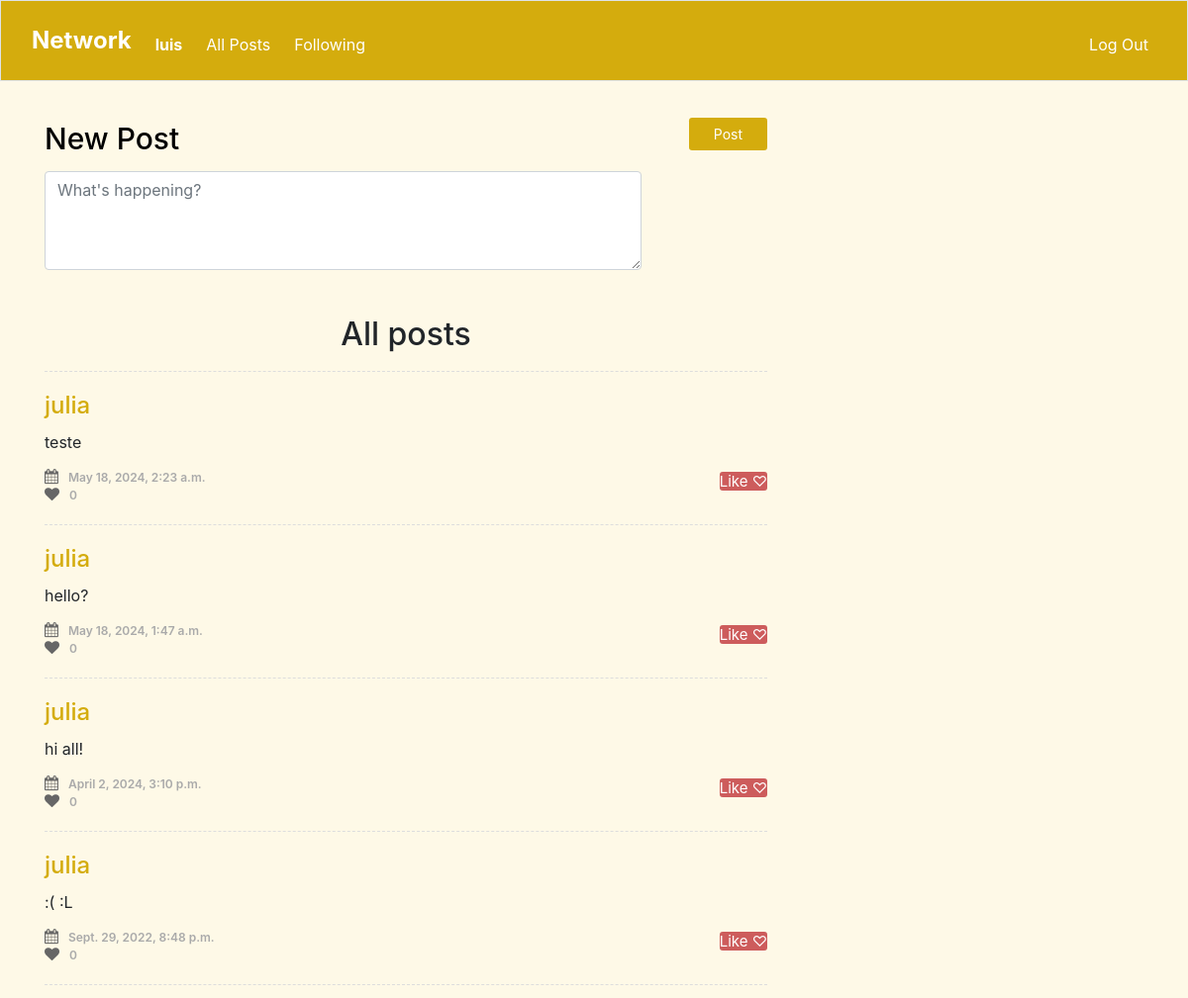
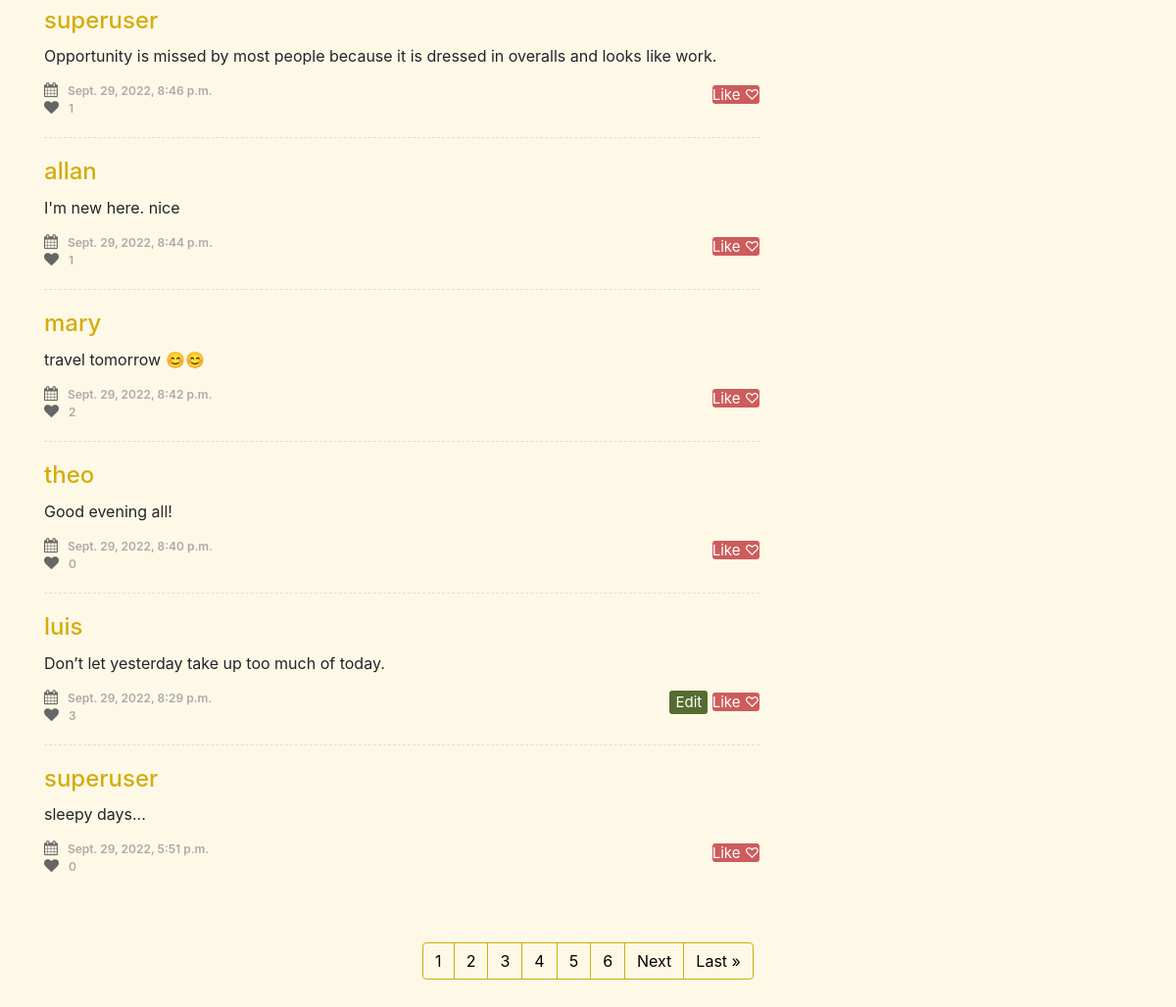
The app's page /all (signed in) with its own data (2 pictures, top to bottom).
### network/models.py (models this page shows, shortened)
class User(AbstractUser):
    pass

class Posts(models.Model):
    id = models.IntegerField(primary_key=True, editable=False)
    data = models.DateTimeField(default=datetime.datetime.now)
    texto = models.CharField(max_length=900)
    dono = models.ForeignKey(User, on_delete=models.CASCADE, related_name="user_postou")
    likes = models.ManyToManyField(User, related_name="like", default=None, blank=True)
    like_count = models.BigIntegerField(default="0")

### network/views.py (the view, shortened to what this page needs)
# urls.py: path("all", views.all, name="all"),
@login_required(login_url="/login")  # redirect when user is not logged in
def all(request):
    contents = Posts.objects.all()
    already_liked = []
    id = request.user.id
    for content in contents:
        if content.likes.filter(id=id).exists():
            already_liked.append(content.id)
    data = (
        Posts.objects.values(
            "texto", "data", "dono_id__username", "dono__id", "like_count", "id"
        )
        .order_by("-data")
        .distinct()
    )
    p = Paginator(data, 10)
    page = request.GET.get("page")
    todas = p.get_page(page)
    nums = " " * todas.paginator.num_pages
    return render(
        request,
        "network/index.html",
        {"posts": data, "already_liked": already_liked, "todas": todas, "nums": nums, "title":"All posts"},
    )

### network/templates/network/index.html (shortened to what this page needs)
{% extends "network/layout.html" %}
{% block body %}
    <section class="content-item" id="comments">
        <div class="container">
            <div class="row">
                <div class="col-sm-8">
                    {% include 'network/formulario.html' %}
                    <h2 style="padding-top:0px;">{{title}}</h2>
                    {% for post in todas %}
                        <div class="media">
                            <div class="media-body">
                                <h4><a href="{% url 'profile' post.dono__id %}">{{post.dono_id__username}}</a></h4>
                                <p class="texto">{{post.texto}}</p>
                                <ul class="list-unstyled list-inline media-detail pull-left">
                                    <li><i class="fa fa-calendar"></i>{{post.data}}</li>
                                    <li><i class="fa fa-heart"></i><span id="like_count" class="{{post.id}}" value="{{post.like_count}}">{{post.like_count}}</span></li>
                                </ul>
                                {% if user.is_authenticated %}
                                <ul class="list-unstyled list-inline media-detail pull-right">
                                    {% if post.dono_id__username == user.username %}
                                        <button class="btn-secondary2 edit-review" id="edit"><a href="{% url 'edit' post.id %}" style="text-decoration:none; color:white;">Edit</a></button>
                                    {% endif %}
                                    {% if post.id in already_liked %}
                                        <a name="{{post.id}}" class="btn-secondary like-review" id="co" style="background-color:#D4AC0D;">Liked ♡</a>
                                    {% else %}
                                        <a name="{{post.id}}" class="btn-secondary like-review" id="co">Like ♡ </a>
                                    {% endif %}
                                </ul>
                                {% endif %}
                            </div>
                        </div>
                    {% endfor %}
                </div>
            </div>
            <br><br>
        </div>
        <nav aria-label="Page navigation example">
            <ul class="pagination justify-content-center">
          {% for i in nums %}
              <li class="page-item"><a class="page-link" href="?page={{ forloop.counter }}" style="background-color:#FEF9E7; color:black; border-color:#D4AC0D;">{{ forloop.counter }}</a></li>
          {% endfor %}
          {% if todas.has_next %}
              <li class="page-item"><a class="page-link" href="?page={{ todas.next_page_number }}" style="background-color:#FEF9E7; color:black; border-color:#D4AC0D;">Next</a></li>
              <li class="page-item"><a class="page-link" href="?page={{ todas.paginator.num_pages }}" style="background-color:#FEF9E7; color:black; border-color:#D4AC0D;">Last &raquo</a></li>
          {% endif %}
           </ul>
          </nav>
          <br/>
    </section>
{% endblock %}

### network/templates/network/layout.html (shortened to what this page needs)
{% load static %}
<!DOCTYPE html>
<html lang="en">
    <head>
        <link rel="stylesheet" href="https://stackpath.bootstrapcdn.com/bootstrap/4.4.1/css/bootstrap.min.css">
        <link href="{% static 'network/styles.css' %}" rel="stylesheet">
        <link rel="stylesheet" href="https://stackpath.bootstrapcdn.com/bootstrap/4.5.0/css/bootstrap.min.css">
        <link rel="stylesheet" href="https://maxcdn.bootstrapcdn.com/font-awesome/4.7.0/css/font-awesome.min.css">
    </head>
    <body style="background-color: #FEF9E7; padding: 0px;">
        <nav class="border navbar navbar-expand-md navbar-light sticky-top" style="background-color:#D4AC0D;">
            <div class="container-fluid">
                <a class="navbar-brand" href="{% url 'index' %}"><span class="logo" style="color:#fff; font-size:120%">
                    <b>Network</b></span>
                </a>
            <div class="collapse navbar-collapse" id="navbar">
                {% if user.is_authenticated %}
                <ul class="navbar-nav me-auto mt-2">
                    <li class="nav-item"><a class="nav-link" href="{% url 'profile' user.id %}" style="color:white;"><strong>{{ user.username }}</strong></a></li>
                </ul>
                {% endif %}
                <ul class="navbar-nav me-auto mt-2">
                    <li class="nav-link"><a class="nav-link" href="{% url 'all' %}" style="color:white;">All Posts</a></li>
                </ul>
                {% if user.is_authenticated %}
                    <ul class="navbar-nav me-auto mt-2">
                        <li class="nav-item"><a class="nav-link" href="{% url 'following' %}" style="color:white;">Following</a></li>
                    </ul>
                    <ul class="navbar-nav ml-auto mt-2">
                        <li class="nav-item"><a class="nav-link" href="{% url 'logout' %}" style="color:white;">Log Out</a></li>
                    </ul>
                {% else %}
                    <ul class="navbar-nav ml-auto mt-2">
                        <li class="nav-item"><a class="nav-link" href="{% url 'register' %}" style="color:white;">Register</a></li>
                        <li class="nav-item"><a class="nav-link" href="{% url 'login' %}" style="color:white;">Log In</a></li>
                    </ul>
                {% endif %}
                </div>
            </div>
          </nav>
        <div class="body">
            {% block body %}
            {% endblock %}
        </div>
    </body>
</html>

### network/templates/network/layout.html (style rules this page uses)
h2 { text-align:center; padding-top:10px; padding-bottom:10px; }

### network/templates/network/index.html (style rules this page uses)
.content-item { padding:30px 0; }
#comments .media { border-top:1px dashed #DDDDDD; padding:20px 0; margin:0; }
#comments .media h4 { margin:0 0 10px; }
#comments .media h4 a { color:#D4AC0D; }
#comments .media p { margin-bottom:15px; text-align:justify; }
#comments .media-detail { margin:0; }
#comments .media-detail li { color:#AAAAAA; font-size:12px; padding-right: 10px; font-weight:600; }
#comments .media-detail .btn-secondary { text-align: center; background: #CD5C5C; border-radius: 3px; font-size: 15px; cursor: pointer; border: none; outline: none; color: white; text-decoration: none; -webkit-transition: 0.3s ease; transition: 0.3s ease; }
#comments .media-detail .btn-secondary2 { text-align: center; background: #556B2F; border-radius: 3px; font-size: 15px; cursor: pointer; border: none; outline: none; color: white; text-decoration: none; -webkit-transition: 0.3s ease; transition: 0.3s ease; }
#comments .media-detail li:last-child { padding-right:0; }
#comments .media-detail li i { color:#666666; font-size:15px; margin-right:10px; }

### records on screen
User: username "luis"
Posts: dono_id__username "julia", texto "teste", data "May 18, 2024, 2:23 a.m.", like_count "0"
Posts: dono_id__username "julia", texto "hello?", data "May 18, 2024, 1:47 a.m.", like_count "0"
Posts: dono_id__username "julia", texto "hi all!", data "April 2, 2024, 3:10 p.m.", like_count "0"
Posts: dono_id__username "julia", texto ":( :L", data "Sept. 29, 2022, 8:48 p.m.", like_count "0"
Posts: dono_id__username "superuser", texto "Opportunity is missed by most people because it is dressed in overalls and looks like work.", data "Sept. 29, 2022, 8:46 p.m.", like_count "1"
Posts: dono_id__username "allan", texto "I'm new here. nice", data "Sept. 29, 2022, 8:44 p.m.", like_count "1"
Posts: dono_id__username "mary", texto "travel tomorrow 😊😊", data "Sept. 29, 2022, 8:42 p.m.", like_count "2"
Posts: dono_id__username "theo", texto "Good evening all!", data "Sept. 29, 2022, 8:40 p.m.", like_count "0"
Posts: dono_id__username "luis", texto "Don’t let yesterday take up too much of today.", data "Sept. 29, 2022, 8:29 p.m.", like_count "3", shows "Edit"
Posts: dono_id__username "superuser", texto "sleepy days...", data "Sept. 29, 2022, 5:51 p.m.", like_count "0"

### other values on screen
{{ title }} "All posts"
